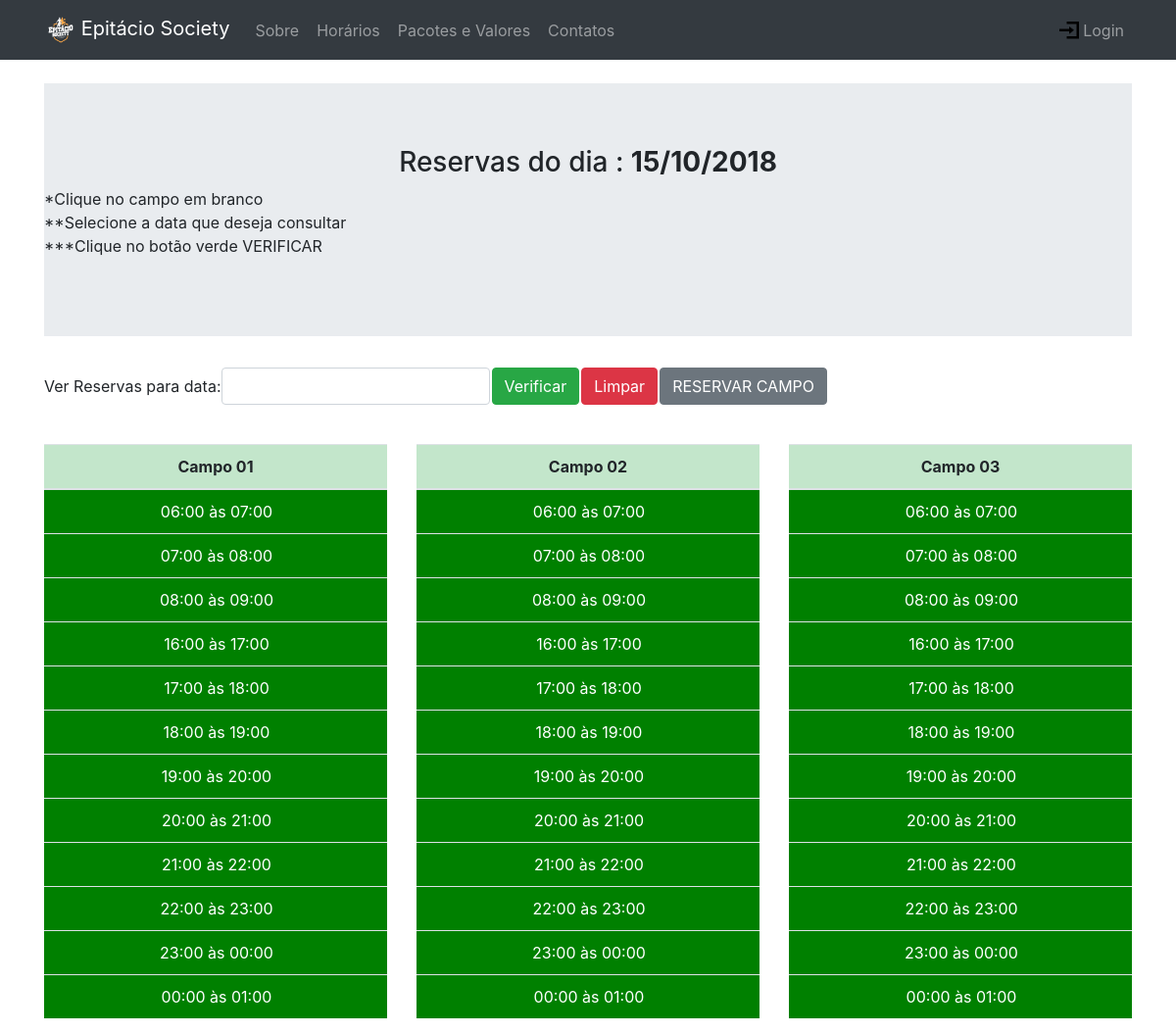
/horarios.php, run on the app's committed database.
### tables this page shows
CREATE TABLE `horarios` (
  `idHorario` int(11) NOT NULL,
  `horario` varchar(50) NOT NULL
);

### classes/horario.class.php (called while the page is built)
<?php
	class Horarios{
		public function getHorarios(){
			global $pdo;
			$array = array();
			$sqlHorarios = $pdo->prepare("SELECT * FROM horarios ");
			$sqlHorarios->execute();
			if($sqlHorarios->rowCount() > 0){
				$array = $sqlHorarios->fetchAll();
			}
			return $array;
		}
	}
?>

### classes/reserva.class.php (called while the page is built, shortened)
<?php
	class Reservas{
		public function getGrade01($idHorario){
            global $pdo;
            $idCampo = 1;
            $status = 1;
                if(isset($_GET['verReservas']) && !empty($_GET['verReservas'])) {
	                $sql  = $pdo->prepare("SELECT * FROM reserva
	                	WHERE
	                	idHorario = :idHorario &&
	                	dataReserva = :dataReserva &&
	                	idCampo = :idCampo &&
	                	status = :status ");
                    $sql->bindValue(":dataReserva", $_GET['verReservas'],PDO::PARAM_STR);
                    $sql->bindValue(":idHorario", $idHorario,PDO::PARAM_STR);
                    $sql->bindValue(":idCampo", $idCampo ,PDO::PARAM_STR);
                    $sql->bindValue(":status", $status, PDO::PARAM_STR);
                    $sql->execute();
            }
	        return $sql;
        }
        public function getGrade02($idHorario){
            global $pdo;
            $idCampo = 2;
            $status = 1;
                if(isset($_GET['verReservas']) && !empty($_GET['verReservas'])) {
	                $sql  = $pdo->prepare("SELECT * FROM reserva WHERE idHorario = :idHorario && dataReserva = :dataReserva && idCampo = :idCampo && status = :status");
                    $sql->bindValue(":dataReserva", $_GET['verReservas'],PDO::PARAM_STR);
                    $sql->bindValue(":idHorario", $idHorario,PDO::PARAM_STR);
                    $sql->bindValue(":idCampo", $idCampo ,PDO::PARAM_STR);
                    $sql->bindValue(":status", $status, PDO::PARAM_STR);
                    $sql->execute();
            }
	        return $sql;
        }
        public function getGrade03($idHorario){
            global $pdo;
            $idCampo = 3;
            $status = 1;
                if(isset($_GET['verReservas']) && !empty($_GET['verReservas'])) {
	                $sql  = $pdo->prepare("SELECT * FROM reserva WHERE idHorario = :idHorario && dataReserva = :dataReserva && idCampo = :idCampo && status = :status");
                    $sql->bindValue(":dataReserva", $_GET['verReservas'],PDO::PARAM_STR);
                    $sql->bindValue(":idHorario", $idHorario,PDO::PARAM_STR);
                    $sql->bindValue(":idCampo", $idCampo ,PDO::PARAM_STR);
                    $sql->bindValue(":status", $status, PDO::PARAM_STR);
                    $sql->execute();
            }
	        return $sql;
        }
}
?>

### classes/campo.class.php (called while the page is built, shortened)
<?php
	class Campo{
		public function getCampo01(){
			global $pdo;
			$array = array();
			$sql = $pdo->prepare("SELECT * FROM campo WHERE idcampo = 1");
			$sql->execute();
			if($sql->rowCount() > 0 ){
				$array = $sql->fetchAll();
			}
			return $array;
		}
		public function getCampo02(){
			global $pdo;
			$array = array();
			$sql = $pdo->prepare("SELECT * FROM campo WHERE idCampo = 2");
			$sql->execute();
			if($sql->rowCount() > 0 ){
				$array = $sql->fetchAll();
			}
			return $array;
		}
		public function getCampo03(){
			global $pdo;
			$array = array();
			$sql = $pdo->prepare("SELECT * FROM campo WHERE idCampo = 3");
			$sql->execute();
			if($sql->rowCount() > 0 ){
				$array = $sql->fetchAll();
			}
			return $array;
		}
	}
?>

### horarios.php (the view, shortened to what this page needs)
<?php
include 'php/head.php';
?>
	<div class="container">
        <div class="row">
            <div class="col-sm-12">
            <br/>
            <div class="jumbotron jumbotron-fluid">
            <h3 style="text-align: center">
                Reservas do dia : <?php echo "<strong>".date("d/m/Y", strtotime($_GET['verReservas']))."</strong>" ;?>
            </h3>
             <p>
                *Clique no campo em branco <br/>
                **Selecione a data que deseja consultar <br/>
                ***Clique no botão verde VERIFICAR
            </p>
            </div>
                <div class="form-inline">
                <form method="GET">
                    <div class="form-group mb-4">
                        <label>Ver Reservas para data: </label>
                        <input type="text" name="verReservas" id="data"  class="form-control"  required>
                        <input type="submit" value="Verificar" class="btn btn-success" style="margin-left: 2px;">
                        <a href="horarios.php" class="btn btn-danger">Limpar</a>
                        <a href="reservar.php" class="btn btn-secondary"> RESERVAR CAMPO</a>
                    </div>
                </form>
                </div>
        </div>
		<div class="col-sm-4">
		  <table class="table table-success">
                <thead>
                    <tr>
                        <th>Campo 01</th>
                    </tr>
                </thead>
                <tbody>
                        <?php
                         	$grade01 = new Campo();
                            $sqlGrade01 = $grade01->getCampo01();
                            foreach($sqlGrade01 as $grade001){}
                            $horarios01 = new Horarios();
                            $sqlHorarios01 = $horarios01->getHorarios();
                            foreach($sqlHorarios01 as $horarios001){
                            $reservas01 = new Reservas();
                            $sqlReservas01 = $reservas01->getGrade01($horarios001['idHorario']);
                         ?>
                            <tr>
                            <?php
	                           if($sqlReservas01->rowCount() > 0 ){
	                              echo '<td style="background-color:red; color:#fff">';
                                  echo str_replace("-", " ", $horarios001['horario']);
	                            }else {
                                   echo '<td style="background-color:green; color:#fff">';
                                    echo '<a href="reservar.php?RESERVA=horario_'.$horarios001['idHorario']."_campo_".$grade001['idCampo']."_dia_".$_GET['verReservas'].'">'
                                        .str_replace("-", " ", $horarios001['horario'])
                                        .'</a>';
                                }
                                ?>
                            </td>
                            </tr>
                        <?php   }   ?>
                </tbody>
            </table>
		</div>
		<div class="col-sm-4">
		<table class="table table-success">
                <thead>
                    <tr>
                        <th>Campo 02</th>
                    </tr>
                </thead>
                <tbody>
                        <?php
                         	$grade02 = new Campo();
                            $sqlGrade02 = $grade02->getCampo02();
                            foreach($sqlGrade02 as $grade002){}
                            $horarios02 = new Horarios();
                            $sqlHorarios02 = $horarios02->getHorarios();
                            foreach($sqlHorarios02 as $horarios002){
                            $reservas02 = new Reservas();
                            $sqlReservas02 = $reservas02->getGrade02($horarios002['idHorario']);
                         ?>
                            <tr>
                            <?php
	                           if($sqlReservas02->rowCount() > 0 ){
	                              echo '<td style="background-color:red; color:#fff">';
                                  echo str_replace("-", " ", $horarios002['horario']);
	                            }else {
	                              echo '<td style="background-color:green; color:#fff">';
                                  echo '<a href="reservar.php?RESERVA=horario_'.$horarios002['idHorario']."_campo_".$grade002['idCampo']."_dia_".$_GET['verReservas'].'">'
                                        .str_replace("-", " ", $horarios002['horario'])
                                        .'</a>';
                                }
	                           ?>
                            </td>
                            </tr>
                        <?php   }   ?>
                </tbody>
            </table>
		</div>
		<div class="col-sm-4">
		<table class="table table-success">
                <thead>
                    <tr>
                        <th>Campo 03</th>
                    </tr>
                </thead>
                <tbody>
                        <?php
                         	$grade03 = new Campo();
                            $sqlGrade03 = $grade03->getCampo03();
                            foreach($sqlGrade03 as $grade003){}
                            $horarios03 = new Horarios();
                            $sqlHorarios03 = $horarios03->getHorarios();
                            foreach($sqlHorarios03 as $horarios003){
                            $reservas03 = new Reservas();
                            $sqlReservas03 = $reservas03->getGrade03($horarios003['idHorario']);
                         ?>
                            <tr>
                            <?php
	                           if($sqlReservas03->rowCount() > 0 ){
	                              echo '<td style="background-color:red; color:#fff">';
                                  echo str_replace("-", " ", $horarios003['horario']);
	                            }else {
	                              echo '<td style="background-color:green; color:#fff">';
                                  echo '<a href="reservar.php?RESERVA=horario_'.$horarios003['idHorario']."_campo_".$grade003['idCampo']."_dia_".$_GET['verReservas'].'">'
                                        .str_replace("-", " ", $horarios003['horario'])
                                        .'</a>';
	                            }
	                            ?>
                            </td>
                            </tr>
                        <?php   }   ?>
                </tbody>
            </table>
		</div>
        </div>
	</div>

### php/head.php (shortened to what this page needs)
<head>
    <link rel="stylesheet" type="text/css" href="css/bootstrap.css">
    <link rel="stylesheet" type="text/css" href="css/jquery-ui.css">
</head>
<nav class="navbar navbar-expand-md navbar-dark bg-dark" >
  <div class="container">
	  <a class="navbar-brand" href="./"><img src="imagens/logo2.png" alt="" width="30" height="35"> Epitácio Society</a>
	  <div class="collapse navbar-collapse" id="collapsibleNavbar">
	    <ul class="navbar-nav mr-auto">
	      <li class="nav-item">
	        <a class="nav-link" href="sobre.php">Sobre</a>
	      </li>
	      <li class="nav-item">
	        <a class="nav-link" href="horarios.php" >Horários</a>
	      </li>
	      <li class="nav-item">
	        <a class="nav-link" href="pacotes_e_valores.php">Pacotes e Valores</a>
	      </li>
	      <li class="nav-item">
	        <a class="nav-link" href="contatos.php">Contatos</a>
	      </li>
	    </ul>
	    <ul class="navbar-nav ml-auto">
	    	<?php if(isset($_SESSION['admLogin']) && !empty($_SESSION['admLogin'])): ?>
	    	<li class="nav-item">
	    	<a class="nav-link "  href="adm.php">Menu do Administrador</a>
	    	</li>
	    	<li class="nav-item">
	    	<a class="nav-link "  href="logout.php"><img src="imagens/png/account-logout-3x.png" width="20" height="20" > Sair</a>
	    	</li>
	    <?php else: ?>
	    	<li class="nav-item">
	    	<a class="nav-link "  href="login.php"><img src="imagens/png/account-login-3x.png" width="20" height="20"> Login</a>
	    	</li>
	    <?php endif; ?>
	    </ul>
	  </div>
	  </div>
</nav>

### horarios.php (style rules this page uses)
table { text-align:center; }
a { margin-left:2px; }
td a { color:#fff; }

### data on the page
horarios: horario "06:00 às 07:00"
horarios: horario "07:00 às 08:00"
horarios: horario "08:00 às 09:00"
horarios: horario "16:00 às 17:00"
horarios: horario "17:00 às 18:00"
horarios: horario "18:00 às 19:00"
horarios: horario "19:00 às 20:00"
horarios: horario "20:00 às 21:00"
horarios: horario "21:00 às 22:00"
horarios: horario "22:00 às 23:00"
horarios: horario "23:00 às 00:00"
horarios: horario "00:00 às 01:00"

### other printed values
date("d/m/Y", strtotime($_GET['verReservas'])) "15/10/2018"
